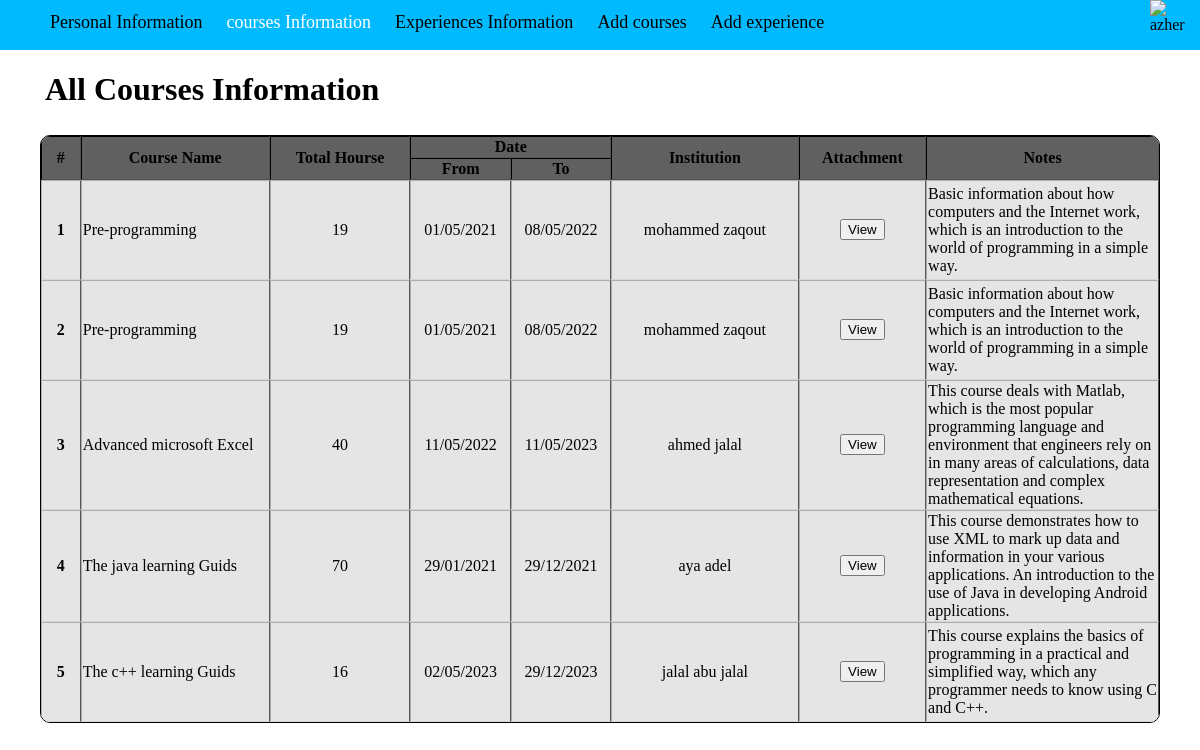
Page /html/ViewCours.php on the committed database.
### tables this page shows
CREATE TABLE `courses` (
  `id` int(200) NOT NULL,
  `name` varchar(150) NOT NULL,
  `start_course` date NOT NULL,
  `end_course` date NOT NULL,
  `institution` varchar(150) NOT NULL,
  `attachment_file` text NOT NULL,
  `attachment_url` varchar(255) NOT NULL,
  `notes` text NOT NULL,
  `course_hours` varchar(200) NOT NULL
);

### html/ViewCours.php (the view, shortened to what this page needs)
<?php
    include "connect.php";
    $sql = "select * from courses;";
    if($result = mysqli_query($con, $sql)){
        $row_count = mysqli_num_rows($result) *1;
    }else{
        $result = 0;
    }
?>
<!DOCTYPE html>
<html lang="en">
<head>
    <link rel="stylesheet" href="../css/myStyle.css">
</head>
<body>
    <header>
        <div>
            <nav>
                <a href="home.php">Personal Information</a>
                <a href="ViewCours.php" style="color: white;">courses Information</a>
                <a href="ViewExperience.php">Experiences Information</a>
                <a href="AddCourses.php">Add courses</a>
                <a href="AddExperience.php">Add experience</a>
            </nav>
            <div class="logo">
                <img src="../images/Azhar_WHITE_LOGO.png" alt="azher">
            </div>
        </div>
    </header>
    <h1 class="till">All Courses Information</h1>
    <table border="1" cellspacing="0">
        <thead>
            <tr>
                <th rowspan="2" width="40">#</th>
                <th rowspan="2" width="200">Course Name</th>
                <th rowspan="2" width="150">Total Hourse</th>
                <th colspan="2" width="200">Date</th>
                <th rowspan="2" width="200">Institution</th>
                <th rowspan="2" width="130">Attachment</th>
                <th rowspan="2" width="250">Notes</th>
            </tr>
            <tr>
                <th width="100">From</th>
                <th width="100">To</th>
            </tr>
        </thead>
        <?php
    for($i = 1;$i<= $row_count; $i++){
        $row = mysqli_fetch_assoc($result);
        $id = $row["id"];
        $name = $row["name"];
        $start_course = $row["start_course"];
        $end_course = $row["end_course"];
        $institution = $row["institution"];
        $notes = $row["notes"];
        $course_hours = $row["course_hours"];
        [$start_year, $start_month, $start_day] = explode("-", $start_course);
        [$end_year, $end_month, $end_day] = explode("-", $end_course);
        echo "<tr class='table-part1' height='100'>";
            echo "<th>$i</th>";
            echo "<td>$name </td>";
            echo "<td class= td-center >$course_hours</td>";
            echo "<td class= td-center > $start_day/$start_month/$start_year</td>";
            echo "<td class= td-center >$end_day/$end_month/$end_year</td>";
            echo "<td class= td-center >$institution</td>";
            echo "<td class= td-center ><form action='course_1View.php' method='post'><button name='id' value='$id'>View</button></form></td>";
            echo "<td>$notes</td>";
            echo "</tr>";
        }
        ?>
    </table>
</body>
</html>

### css/MyStyle.css (style rules this page uses)
body { margin: 0; padding: 0; overflow-x:scroll; width: 100%; }
nav { display: inline-block; padding-top: 12px; padding-bottom:12px; padding-left: 40px; }
header { width: 100%; height: 50px; background-color: #00BAFF; }
nav a { text-decoration: none; color: #000000; font-family: Comic Sans MS; font-size: 18px; font-weight: 400; padding-left: 20px; padding: 10px; }
header img { width: 50px; height: 50px; }
.logo { width: 50px; height: 50px; float:right; }
.till { padding: 0px 70px 5px 45px; font-family: Unispace; }
table { margin: 0px 40px; border-bottom-left-radius: 10px; border-bottom-right-radius: 10px; border-top-left-radius: 10px; border-top-right-radius: 10px; overflow: hidden; font-family: Tahoma; border: 1px solid black; }
thead { background-color: #606060; }
.table-part1 { background-color: #E5E5E5; }
tr { border-color: rgb(203, 203, 203,.5); border-right-color:black ; }
thead th { border-color:black; }
tr .td-center { text-align: center; }
h1 { font-weight: 700; }

### rows in the picture
courses: name "Pre-programming", course_hours "19", institution "mohammed zaqout", notes "Basic information about how computers and the Internet work, which is an introduction to the world of programming in a simple way."
courses: name "Pre-programming", course_hours "19", institution "mohammed zaqout", notes "Basic information about how computers and the Internet work, which is an introduction to the world of programming in a simple way."
courses: name "Advanced microsoft Excel", course_hours "40", institution "ahmed jalal", notes "This course deals with Matlab, which is the most popular programming language and environment that engineers rely on in many areas of calculations, data representation and complex mathematical equations."
courses: name "The java learning Guids", course_hours "70", institution "aya adel", notes "This course demonstrates how to use XML to mark up data and information in your various applications. An introduction to the use of Java in developing Android applications."
courses: name "The c++ learning Guids", course_hours "16", institution "jalal abu jalal", notes "This course explains the basics of programming in a practical and simplified way, which any programmer needs to know using C and C++."

### other values in the picture
$start_day "01"
$start_month "05"
$start_year "2021"
$end_day "08"
$end_month "05"
$end_year "2022"
$start_day "11"
$start_year "2022"
$end_day "11"
$end_year "2023"
$start_day "29"
$start_month "01"
$end_day "29"
$end_month "12"
$end_year "2021"
